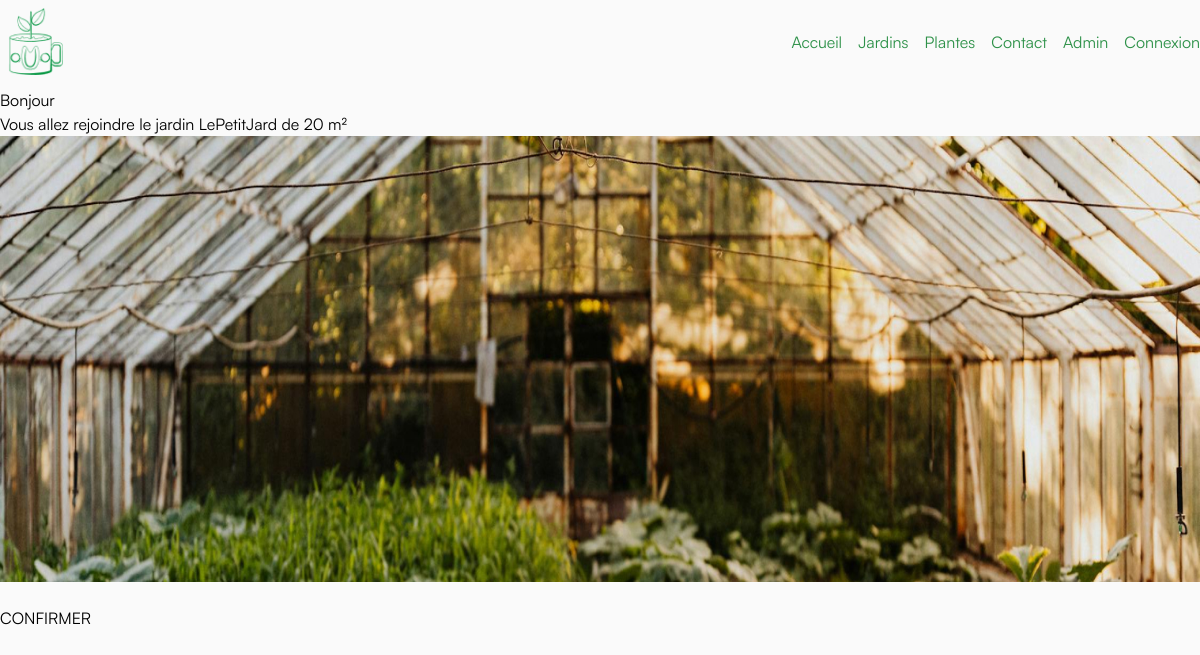
Screenshot of /Jardin/rejoindreJardin.php?idJardin=1 with the database file from the repository.
### tables this page shows
CREATE TABLE `PARCELLE` (
  `idParcelle` int(11) NOT NULL,
  `superficie` int(25) DEFAULT NULL,
  `jardinId` int(11) DEFAULT NULL,
  `occupantId` int(11) DEFAULT NULL
);

CREATE TABLE `JARDIN` (
  `idJardin` int(11) NOT NULL,
  `name` varchar(100) DEFAULT NULL,
  `ville` varchar(50) NOT NULL,
  `CP` int(10) NOT NULL,
  `adresse` varchar(100) NOT NULL,
  `taille` int(25) NOT NULL,
  `max` int(10) NOT NULL,
  `img` varchar(100) DEFAULT 'default.png',
  `ownerId` int(11) DEFAULT NULL
);

### Jardin/rejoindreJardin.php (the view)
<?php
require_once('../assets/conf/head.inc.php');
require_once('../assets/conf/conf.inc.php');
require_once('../assets/conf/header.inc.php');
$userId = $_GET['idUser'];
$parcelleId = $_GET['idJardin'];
try {
$req = $db->prepare('SELECT JARDIN.name AS jardinName, JARDIN.img, PARCELLE.superficie
                     FROM JARDIN
                     INNER JOIN PARCELLE ON PARCELLE.idParcelle = JARDIN.idJardin
                     WHERE JARDIN.idJardin = :idJardin');
    $req->bindParam(':idJardin', $parcelleId, PDO::PARAM_INT);
    $req->execute();
    $parcelle = $req->fetch();
    if ($parcelle) {
        echo '<span>Bonjour ' . htmlspecialchars($_SESSION['nom']) . ' ' . htmlspecialchars($_SESSION['prenom']) . '</span><br>';
        echo '<span>Vous allez rejoindre le jardin ' . htmlspecialchars($parcelle['jardinName']) .
        ' de ' . htmlspecialchars($parcelle['superficie']) . ' m²</span><br>';
        echo '<img src="' . htmlspecialchars($parcelle['img']) . '" alt="image jardin"><br>';
        echo '<a href="rejoindreConfirmationJardin.php?idJardin=' . htmlspecialchars($parcelleId) . '&idUser=' . htmlspecialchars($userId) . '">CONFIRMER</a>';
    } else {
        echo '<span>La parcelle demandée n\'existe pas.</span>';
    }
} catch (PDOException $e) {
    echo 'Erreur lors de la récupération des jardins: ' . $e->getMessage();
}
?>

### assets/css/style.css (style rules this page uses)
* { box-sizing: border-box; padding: 0; margin: 0; }

### rows the page displays
parcelle: jardinId.name "LePetitJard", superficie "20", jardinId.img (picture)
